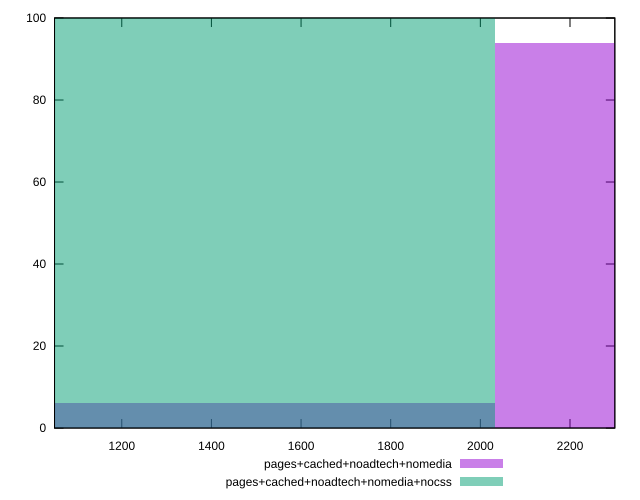

Write the gnuplot code that produced this figure.
reset

$pagesCachedNoadtechNomedia <<EOF
1355.7531137349733 6
2711.5062274699467 94
EOF

$pagesCachedNoadtechNomediaNocss <<EOF
1355.7531137349733 100
EOF

set key outside below
set boxwidth 1355.7531137349733
set xrange [1050:2300]
set yrange [0:100]
set trange [0:100]
set style fill transparent solid 0.5 noborder
set terminal svg size 640, 500 enhanced background rgb 'white'
set output "report_00019_2021-02-10T18-14-37.922Z//unused-javascript/comparison/histogram/3_vs_4.svg"

plot $pagesCachedNoadtechNomedia title "pages+cached+noadtech+nomedia" with boxes, \
     $pagesCachedNoadtechNomediaNocss title "pages+cached+noadtech+nomedia+nocss" with boxes

reset
